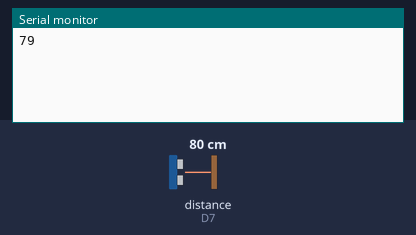
Recording of a sketch running on a simulated ESP8266 (NodeMCU). Parts: the last lines printed to the serial monitor. Wiring (inferred from the names in the program): ultrasonic range finder: trigger D6; echo D7. The inputs (shaded band) are chosen by the test bench; at power-on: distance to the obstacle (sensor on D7) 80 cm. The echo pulse lasts 58.3 µs per cm; WiFi joins after 1.5 s; servers stay silent unless stated.

Above: at 2.7 s.
2.8 s: distance to the obstacle (sensor on D7) set to 2 cm
At 9.0 s:
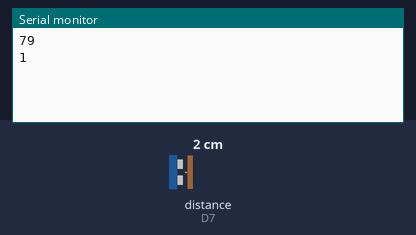
9.6 s: distance to the obstacle (sensor on D7) set to 4 cm
At 14.9 s:
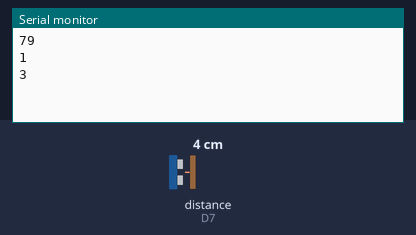
Timing chart, 0 to 16.4 s (numbered marks = the images above; inputs shaded):
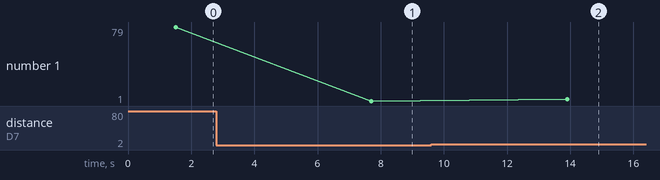

Measured:
- after the input at 2.8 s, the serial monitor: prints a new line after 4.9 s (image 1)
- after the input at 9.6 s, the serial monitor: prints a new line after 4.3 s (image 2)
- plotted number 1: 79 → 1 after the input at 2.8 s, 1 → 3 after the input at 9.6 s

The sketch:

Smart_Mailbox__no_comment_.ino
```cpp
#include <ESP8266WiFi.h>
#include <WiFiClient.h>
#include <WiFiClientSecure.h>
#include <WiFiServer.h>
#include <WiFiUdp.h>

const char* ssid = "*******";
const char* password = "**********";
const char* accessToken = "o.TSh4FVHVkqFcuD5C0pOxPgC9GMPK6xKd";
String Title = "<1532조 스마트 우편함>";

WiFiClientSecure client;

#define echo D7
#define trig D6
int def = 10;
int temp;

void setup() {
  Serial.begin(9600);
  WiFi.begin(ssid, password);
  while (WiFi.status() != WL_CONNECTED) {
    delay(500);
  }
  pinMode(trig,OUTPUT);
  pinMode(echo,INPUT);
}

void loop() {
  temp = distance();
  Serial.println(temp);
  if(def>temp){
    sendToPushBullet("우편 도착");
    def = temp;
  }
  else if(def<temp){
    sendToPushBullet("우편 회수");
    def = temp;
  }
  else{
    def = temp;
  }
  delay(6000);
}
int distance(){
  digitalWrite(trig,HIGH);
  delayMicroseconds(30);
  digitalWrite(trig, LOW);
  return pulseIn(echo,HIGH) *17 /1000;
}
void sendToPushBullet(String Msg) {
  Msg = "{\"type\": \"note\", \"title\": \"" + Title + "\", \"body\": \"" + Msg + "\"}\r\n";
  if (client.connect("api.pushbullet.com", 443)) {
    client.println("POST /v2/pushes HTTP/1.1");
    client.println("Host: api.pushbullet.com");
    client.println("Authorization: Bearer " + String(accessToken));
    client.println("Content-Type: application/json");
    client.println("Content-Length: " + String(Msg.length()) + "\r\n");
    client.print(Msg);
    client.stop();
  }
}
```
